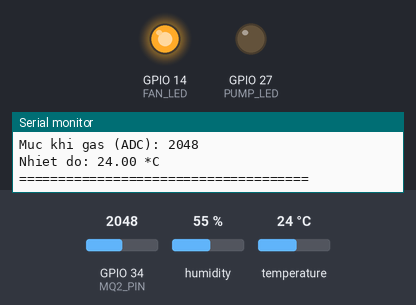
A sketch run on a simulated ESP32. On the bench: output pins drawn as LEDs (lit = HIGH), the last lines printed to the serial monitor. The inputs (shaded band) are chosen by the test bench; at power-on: GPIO 34 (MQ2_PIN) = 2048, humidity 55 %, temperature 24 °C (analog values on the 0–4095 scale). WiFi joins after 1.5 s; servers stay silent unless stated; no MQTT or app messages arrive unless stated.

Above: at 1.7 s.
1.8 s: GPIO 34 (MQ2_PIN) set to 1856
3.7 s: GPIO 34 (MQ2_PIN) set to 1763
At 5.4 s:
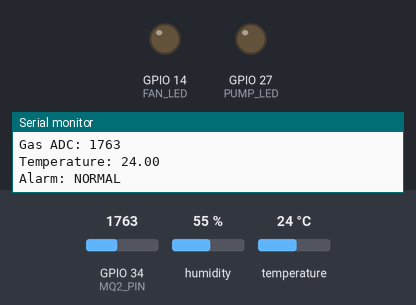
9.0 s: GPIO 34 (MQ2_PIN) set to 1840
At 10.5 s:
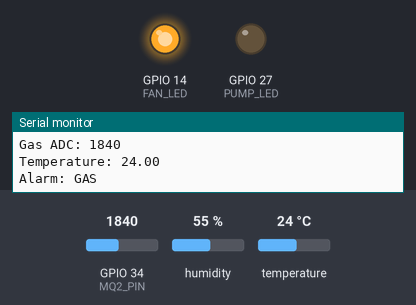
11.1 s: GPIO 34 (MQ2_PIN) set to 1760
At 12.7 s:
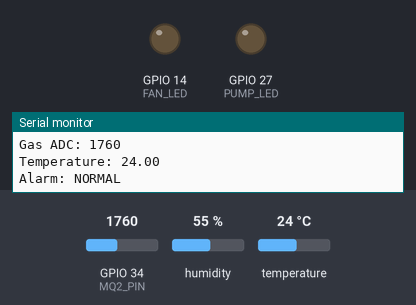
Timing chart, 0 to 14.1 s (numbered marks = the images above; inputs shaded):
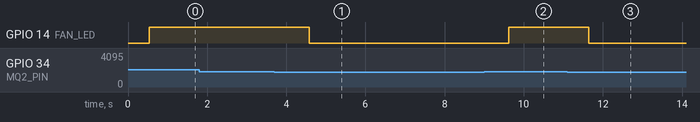

Measured:
- the behaviour switches between 1801 and 1800 on GPIO 34 (MQ2_PIN) (found by bisection; images 0 and 1)
- after the input at 3.7 s, GPIO 14 (FAN_LED): HIGH → LOW after 0.88 s
- after the input at 9.0 s, GPIO 14 (FAN_LED): LOW → HIGH after 0.62 s
- after the input at 11.1 s, GPIO 14 (FAN_LED): HIGH → LOW after 0.54 s

The sketch:

sketch.ino
```cpp
/************************************************************
 * DE TAI 3: MACH BAO CHAY GIA DINH
 * ESP32 + MQ2 + DHT22 + MQTT + FreeRTOS
 *
 * CAC TASK:
 * 1. TaskReadData  : Core 1 - Doc cam bien
 * 2. TaskSendData  : Core 0 - Gui du lieu len MQTT
 * 3. TaskAlert     : Core 1 - Xu ly canh bao va dieu khien
 *
 * QUEUE:
 * 1. dataQueue     : Du lieu gui MQTT
 * 2. dataAlertQueue: Du lieu xu ly canh bao
 * 3. cmdQueue      : Lenh dieu khien tu Web
 ************************************************************/

#include <Arduino.h>
#include <WiFi.h>
#include <PubSubClient.h>
#include <DHT.h>
#include <math.h>

#include <freertos/FreeRTOS.h>
#include <freertos/task.h>
#include <freertos/queue.h>

//============================================================
// 1. KHAI BAO CHAN GPIO - THEO SO DO WOKWI
//============================================================

#define MQ2_PIN       34
#define DHT_PIN       4

#define FAN_LED       14
#define PUMP_LED      27

#define DHT_TYPE      DHT22

DHT dht(DHT_PIN, DHT_TYPE);

//============================================================
// 2. CAU HINH WIFI
//============================================================

const char* WIFI_SSID = "Wokwi-GUEST";
const char* WIFI_PASS = "";

//============================================================
// 3. CAU HINH MQTT BROKER
//============================================================

const char* MQTT_SERVER = "broker.hivemq.com";
const int MQTT_PORT = 1883;

// Topic goc
#define MQTT_BASE "lab3/firealarm/demo"

// Topic ESP32 gui len Broker
const char* TOPIC_GAS =
  MQTT_BASE "/gas";

const char* TOPIC_TEMP =
  MQTT_BASE "/temp";

const char* TOPIC_FAN =
  MQTT_BASE "/fan";

const char* TOPIC_PUMP =
  MQTT_BASE "/pump";

const char* TOPIC_ALARM =
  MQTT_BASE "/alarm";

const char* TOPIC_MODE =
  MQTT_BASE "/mode";

// Topic ESP32 nhan lenh tu Web
const char* TOPIC_CMD_FAN =
  MQTT_BASE "/cmd/fan";

const char* TOPIC_CMD_PUMP =
  MQTT_BASE "/cmd/pump";

const char* TOPIC_CMD_MODE =
  MQTT_BASE "/cmd/mode";

// MQTT Client
WiFiClient espClient;
PubSubClient mqtt(espClient);

//============================================================
// 4. NGUONG DIEU KHIEN
//============================================================

// Gia tri ADC MQ2: 0 - 4095
// Day la nguong thu nghiem ban dau, can dieu chinh
// dua tren gia tri hien thi tren Serial Monitor.

#define GAS_THRESHOLD_ADC 1800

// Nhiet do vuot 50 do C thi bat may bom
#define TEMP_THRESHOLD_C 50.0

// Chu ky doc cam bien
#define READ_INTERVAL_MS 1000

//============================================================
// 5. CAU TRUC DU LIEU CAM BIEN
//============================================================

struct SensorData {
  uint16_t gasADC;
  float temperature;
  uint32_t sampleNumber;
};

//============================================================
// 6. CAU TRUC LENH DIEU KHIEN
//============================================================

enum CommandType {
  CMD_SET_MODE,
  CMD_SET_FAN,
  CMD_SET_PUMP
};

struct ControlCommand {
  CommandType type;
  bool value;
};

//============================================================
// 7. TRANG THAI HE THONG
//============================================================

struct OutputState {
  bool autoMode;
  bool fanOn;
  bool pumpOn;
};

// Dung Critical Section de chia se trang thai an toan
// giua TaskSendData va TaskAlert.

portMUX_TYPE stateMux = portMUX_INITIALIZER_UNLOCKED;

OutputState outputState = {
  true, false, false
};

//============================================================
// 8. KHAI BAO QUEUE
//============================================================

QueueHandle_t dataQueue;
QueueHandle_t dataAlertQueue;
QueueHandle_t cmdQueue;

//============================================================
// 9. HAM DOC TRANG THAI DUNG CHO MQTT
//============================================================

OutputState getOutputState() {

  OutputState tempState;

  portENTER_CRITICAL(&stateMux);

  tempState = outputState;

  portEXIT_CRITICAL(&stateMux);

  return tempState;
}

//============================================================
// 10. HAM DUA LENH VAO QUEUE
//============================================================

void enqueueCommand(ControlCommand cmd) {

  if (xQueueSend(cmdQueue, &cmd, 0) != pdPASS) {

    // Neu Queue day, loai bo lenh cu nhat
    ControlCommand oldCommand;

    xQueueReceive(cmdQueue, &oldCommand, 0);

    xQueueSend(cmdQueue, &cmd, 0);
  }
}

//============================================================
// 11. NHAN LENH TU MQTT
//============================================================

void mqttCallback(
  char* topic,
  byte* payload,
  unsigned int length
) {

  char message[20];

  if (length >= sizeof(message)) {
    length = sizeof(message) - 1;
  }

  memcpy(message, payload, length);
  message[length] = '\0';

  ControlCommand cmd;

  // Lenh chuyen che do AUTO / MANUAL
  if (strcmp(topic, TOPIC_CMD_MODE) == 0) {

    if (strcmp(message, "AUTO") == 0) {

      cmd.type = CMD_SET_MODE;
      cmd.value = true;

      enqueueCommand(cmd);

    }
    else if (strcmp(message, "MANUAL") == 0) {

      cmd.type = CMD_SET_MODE;
      cmd.value = false;

      enqueueCommand(cmd);
    }
  }

  // Lenh dieu khien quat
  else if (strcmp(topic, TOPIC_CMD_FAN) == 0) {

    if (strcmp(message, "ON") == 0 ||
        strcmp(message, "OFF") == 0) {

      cmd.type = CMD_SET_FAN;
      cmd.value = (strcmp(message, "ON") == 0);

      enqueueCommand(cmd);
    }
  }

  // Lenh dieu khien may bom
  else if (strcmp(topic, TOPIC_CMD_PUMP) == 0) {

    if (strcmp(message, "ON") == 0 ||
        strcmp(message, "OFF") == 0) {

      cmd.type = CMD_SET_PUMP;
      cmd.value = (strcmp(message, "ON") == 0);

      enqueueCommand(cmd);
    }
  }
}

//============================================================
// 12. TASK DOC DU LIEU CAM BIEN - CORE 1
//============================================================

void TaskReadData(void* parameter) {

  SensorData data;

  uint32_t sampleCount = 0;

  Serial.println("[READ] TaskReadData started - Core 1");

  while (true) {

    // Doc gia tri ADC tu MQ2
    int gasValue = analogRead(MQ2_PIN);

    // Doc nhiet do tu DHT22
    float temperature = dht.readTemperature();

    // Kiem tra loi doc DHT22
    if (isnan(temperature)) {

      Serial.println("[READ] Loi doc cam bien DHT22!");

      vTaskDelay(pdMS_TO_TICKS(READ_INTERVAL_MS));

      continue;
    }

    // Dong goi du lieu
    data.gasADC = gasValue;
    data.temperature = temperature;
    data.sampleNumber = ++sampleCount;

    // Hien thi Serial Monitor
    Serial.println();
    Serial.println("========== DU LIEU CAM BIEN ==========");

    Serial.print("Lan doc: ");
    Serial.println(data.sampleNumber);

    Serial.print("Muc khi gas (ADC): ");
    Serial.println(data.gasADC);

    Serial.print("Nhiet do: ");
    Serial.print(data.temperature);
    Serial.println(" *C");

    Serial.println("=====================================");

    // Gui du lieu vao dataQueue
    // Queue co 1 phan tu, luon giu mau moi nhat
    xQueueOverwrite(dataQueue, &data);

    // Gui du lieu vao dataAlertQueue
    xQueueOverwrite(dataAlertQueue, &data);

    // Chu ky doc 1 giay
    vTaskDelay(pdMS_TO_TICKS(READ_INTERVAL_MS));
  }
}

//============================================================
// 13. TASK CANH BAO - CORE 1
//============================================================

void TaskAlert(void* parameter) {

  SensorData latestData;

  ControlCommand cmd;

  bool hasData = false;

  // Mac dinh khoi dong o che do tu dong
  bool autoMode = true;

  // Trang thai khi su dung Manual
  bool manualFan = false;
  bool manualPump = false;

  bool fanOutput = false;
  bool pumpOutput = false;

  Serial.println("[ALERT] TaskAlert started - Core 1");

  while (true) {

    // Doc du lieu moi nhat tu dataAlertQueue
    if (xQueueReceive(
          dataAlertQueue,
          &latestData,
          pdMS_TO_TICKS(50)
        ) == pdTRUE) {

      hasData = true;
    }

    // Kiem tra cac lenh dieu khien tu Web
    while (xQueueReceive(cmdQueue, &cmd, 0) == pdTRUE) {

      switch (cmd.type) {

        case CMD_SET_MODE:

          autoMode = cmd.value;

          if (autoMode) {
            Serial.println("[ALERT] CHUYEN SANG AUTO");
          }
          else {
            Serial.println("[ALERT] CHUYEN SANG MANUAL");
          }

          break;

        case CMD_SET_FAN:

          if (!autoMode) {

            manualFan = cmd.value;

            Serial.println("[ALERT] Nhan lenh dieu khien QUAT");
          }
          else {

            Serial.println(
              "[ALERT] Hay chuyen MANUAL truoc khi dieu khien quat"
            );
          }

          break;

        case CMD_SET_PUMP:

          if (!autoMode) {

            manualPump = cmd.value;

            Serial.println("[ALERT] Nhan lenh dieu khien MAY BOM");
          }
          else {

            Serial.println(
              "[ALERT] Hay chuyen MANUAL truoc khi dieu khien may bom"
            );
          }

          break;
      }
    }

    // Kiem tra dieu kien canh bao
    bool gasAlarm = false;
    bool tempAlarm = false;

    if (hasData) {

      gasAlarm =
        latestData.gasADC > GAS_THRESHOLD_ADC;

      tempAlarm =
        latestData.temperature >= TEMP_THRESHOLD_C;
    }

    // Dieu khien theo che do AUTO / MANUAL
    if (autoMode) {

      fanOutput = gasAlarm;

      pumpOutput = tempAlarm;
    }
    else {

      fanOutput = manualFan;

      pumpOutput = manualPump;
    }

    // Dieu khien LED dai dien cho quat
    digitalWrite(FAN_LED, fanOutput ? HIGH : LOW);

    // Dieu khien LED dai dien cho may bom
    digitalWrite(PUMP_LED, pumpOutput ? HIGH : LOW);

    // Cap nhat trang thai dung chung
    portENTER_CRITICAL(&stateMux);

    outputState.autoMode = autoMode;
    outputState.fanOn = fanOutput;
    outputState.pumpOn = pumpOutput;

    portEXIT_CRITICAL(&stateMux);

    // Hien thi khi thay doi trang thai quat
    static bool oldFan = false;
    static bool oldPump = false;

    if (fanOutput != oldFan) {

      Serial.print("[ALERT] QUAT: ");

      Serial.println(fanOutput ? "BAT" : "TAT");

      oldFan = fanOutput;
    }

    if (pumpOutput != oldPump) {

      Serial.print("[ALERT] MAY BOM: ");

      Serial.println(pumpOutput ? "BAT" : "TAT");

      oldPump = pumpOutput;
    }

    vTaskDelay(pdMS_TO_TICKS(20));
  }
}

//============================================================
// 14. TASK TRUYEN DU LIEU MQTT - CORE 0
//============================================================

void TaskSendData(void* parameter) {

  bool wifiStarted = false;
  bool mqttAttempted = false;

  unsigned long lastWiFiAttempt = 0;
  unsigned long lastMQTTAttempt = 0;

  unsigned long lastStatePublish = 0;

  // Tao Client ID rieng cho ESP32
  char clientID[40];

  uint32_t chipID =
    (uint32_t)(ESP.getEfuseMac() & 0xFFFFFFFF);

  snprintf(
    clientID,
    sizeof(clientID),
    "FireAlarm_%08X",
    chipID
  );

  Serial.println("[MQTT] TaskSendData started - Core 0");

  // Bat WiFi o Task nay
  WiFi.mode(WIFI_STA);
  WiFi.setAutoReconnect(true);

  while (true) {

    unsigned long now = millis();

    //========================================================
    // KET NOI WIFI
    //========================================================

    if (WiFi.status() != WL_CONNECTED) {

      if (mqtt.connected()) {
        mqtt.disconnect();
      }

      if (!wifiStarted ||
          now - lastWiFiAttempt >= 5000) {

        Serial.println("[WIFI] Dang ket noi WiFi...");

        WiFi.begin(WIFI_SSID, WIFI_PASS);

        wifiStarted = true;

        lastWiFiAttempt = now;
      }

      vTaskDelay(pdMS_TO_TICKS(100));

      continue;
    }

    //========================================================
    // WIFI DA KET NOI
    //========================================================

    if (wifiStarted && lastWiFiAttempt != 0) {

      static bool wifiReported = false;

      if (!wifiReported) {

        Serial.println("[WIFI] Ket noi thanh cong!");

        Serial.print("[WIFI] IP: ");

        Serial.println(WiFi.localIP());

        wifiReported = true;
      }
    }

    //========================================================
    // KET NOI MQTT BROKER
    //========================================================

    if (!mqtt.connected()) {

      if (!mqttAttempted ||
          now - lastMQTTAttempt >= 5000) {

        Serial.println("[MQTT] Dang ket noi Broker...");

        if (mqtt.connect(clientID)) {

          Serial.println("[MQTT] Ket noi thanh cong!");

          // Dang ky nhan lenh tu Web
          mqtt.subscribe(TOPIC_CMD_FAN);

          mqtt.subscribe(TOPIC_CMD_PUMP);

          mqtt.subscribe(TOPIC_CMD_MODE);

          lastStatePublish = 0;
        }
        else {

          Serial.print("[MQTT] Loi ket noi, ma loi: ");

          Serial.println(mqtt.state());
        }

        mqttAttempted = true;

        lastMQTTAttempt = millis();
      }
    }

    //========================================================
    // GUI DU LIEU LEN MQTT BROKER
    //========================================================

    if (mqtt.connected()) {

      // Xu ly cac ban tin MQTT nhan duoc
      mqtt.loop();

      SensorData receivedData;

      // Doc du lieu tu dataQueue
      if (xQueueReceive(
            dataQueue,
            &receivedData,
            0
          ) == pdTRUE) {

        char gasString[16];

        char tempString[20];

        snprintf(
          gasString,
          sizeof(gasString),
          "%u",
          receivedData.gasADC
        );

        snprintf(
          tempString,
          sizeof(tempString),
          "%.2f",
          receivedData.temperature
        );

        // Gui gia tri khi gas
        mqtt.publish(
          TOPIC_GAS,
          gasString,
          true
        );

        // Gui nhiet do
        mqtt.publish(
          TOPIC_TEMP,
          tempString,
          true
        );

        // Xac dinh trang thai canh bao
        bool gasAlarm =
          receivedData.gasADC > GAS_THRESHOLD_ADC;

        bool tempAlarm =
          receivedData.temperature >= TEMP_THRESHOLD_C;

        const char* alarmStatus = "NORMAL";

        if (gasAlarm && tempAlarm) {
          alarmStatus = "BOTH";
        }
        else if (gasAlarm) {
          alarmStatus = "GAS";
        }
        else if (tempAlarm) {
          alarmStatus = "TEMP";
        }

        mqtt.publish(
          TOPIC_ALARM,
          alarmStatus,
          true
        );

        // Hien thi ket qua gui MQTT
        Serial.println("[MQTT] Da gui du lieu:");

        Serial.print("Gas ADC: ");
        Serial.println(gasString);

        Serial.print("Temperature: ");
        Serial.println(tempString);

        Serial.print("Alarm: ");
        Serial.println(alarmStatus);
      }

      //======================================================
      // GUI TRANG THAI QUAT, BOM, MODE
      //======================================================

      if (millis() - lastStatePublish >= 1000) {

        OutputState state = getOutputState();

        mqtt.publish(
          TOPIC_FAN,
          state.fanOn ? "ON" : "OFF",
          true
        );

        mqtt.publish(
          TOPIC_PUMP,
          state.pumpOn ? "ON" : "OFF",
          true
        );

        mqtt.publish(
          TOPIC_MODE,
          state.autoMode ? "AUTO" : "MANUAL",
          true
        );

        lastStatePublish = millis();
      }
    }

    vTaskDelay(pdMS_TO_TICKS(10));
  }
}

//============================================================
// 15. HAM SETUP
//============================================================

void setup() {

  Serial.begin(115200);

  delay(500);

  Serial.println();

  Serial.println("======================================");

  Serial.println("       FIRE ALARM ESP32 SYSTEM");

  Serial.println("======================================");

  // Cau hinh chan GPIO
  pinMode(MQ2_PIN, INPUT);

  pinMode(FAN_LED, OUTPUT);

  pinMode(PUMP_LED, OUTPUT);

  // Tat LED luc khoi dong
  digitalWrite(FAN_LED, LOW);

  digitalWrite(PUMP_LED, LOW);

  // Cau hinh ADC 12 bit
  analogReadResolution(12);

  analogSetPinAttenuation(MQ2_PIN, ADC_11db);

  // Khoi dong DHT22
  dht.begin();

  // Cau hinh MQTT
  mqtt.setServer(MQTT_SERVER, MQTT_PORT);

  mqtt.setCallback(mqttCallback);

  mqtt.setBufferSize(256);

  mqtt.setKeepAlive(30);

  //==========================================================
  // TAO QUEUE
  //==========================================================

  // Queue 1 phan tu, luu mau du lieu moi nhat
  dataQueue = xQueueCreate(
    1,
    sizeof(SensorData)
  );

  dataAlertQueue = xQueueCreate(
    1,
    sizeof(SensorData)
  );

  // Queue nhan lenh dieu khien tu Web
  cmdQueue = xQueueCreate(
    5,
    sizeof(ControlCommand)
  );

  if (dataQueue == NULL ||
      dataAlertQueue == NULL ||
      cmdQueue == NULL) {

    Serial.println("[ERROR] Khong tao duoc Queue!");

    while (true) {
      delay(1000);
    }
  }

  Serial.println("[SYSTEM] Tao Queue thanh cong!");

  //==========================================================
  // TAO 3 TASK FREERTOS
  //==========================================================

  // Task doc cam bien - Core 1
  BaseType_t task1 = xTaskCreatePinnedToCore(
    TaskReadData,
    "TaskReadData",
    4096,
    NULL,
    2,
    NULL,
    1
  );

  // Task gui MQTT - Core 0
  BaseType_t task2 = xTaskCreatePinnedToCore(
    TaskSendData,
    "TaskSendData",
    8192,
    NULL,
    1,
    NULL,
    0
  );

  // Task canh bao - Core 1
  BaseType_t task3 = xTaskCreatePinnedToCore(
    TaskAlert,
    "TaskAlert",
    4096,
    NULL,
    2,
    NULL,
    1
  );

  if (task1 != pdPASS ||
      task2 != pdPASS ||
      task3 != pdPASS) {

    Serial.println("[ERROR] Tao Task that bai!");

  }
  else {

    Serial.println("[SYSTEM] Khoi tao 3 Task thanh cong!");

    Serial.println("[SYSTEM] TaskReadData : Core 1");

    Serial.println("[SYSTEM] TaskSendData : Core 0");

    Serial.println("[SYSTEM] TaskAlert    : Core 1");
  }
}

//============================================================
// 16. HAM LOOP
//============================================================

void loop() {

  // Tat ca cong viec da duoc xu ly boi FreeRTOS
  vTaskDelay(pdMS_TO_TICKS(1000));
}
```
